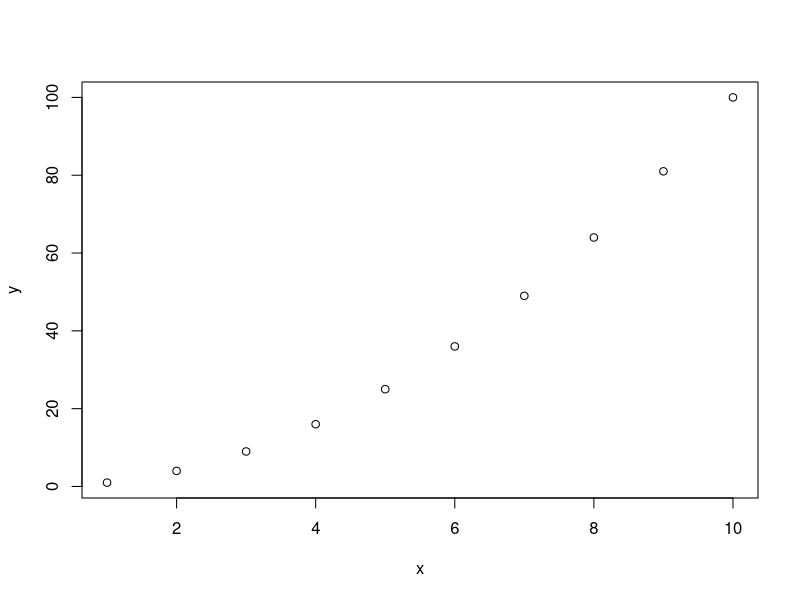
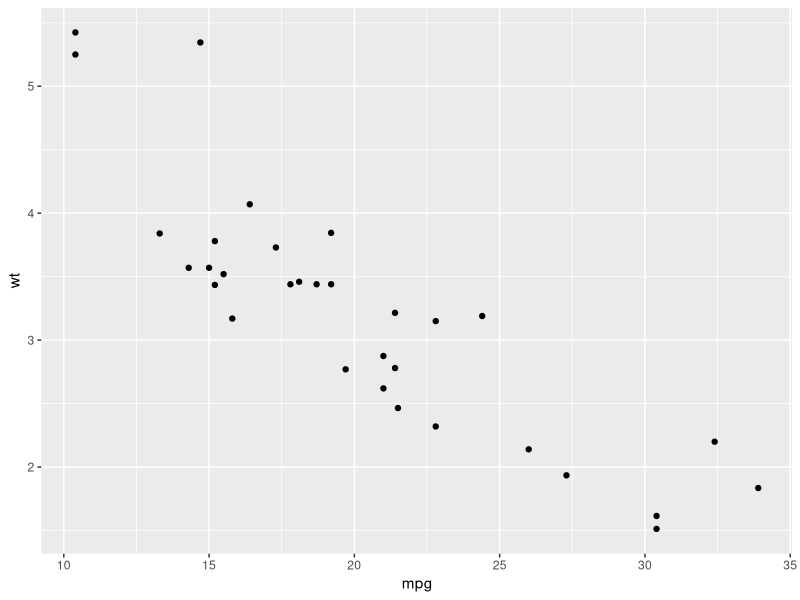
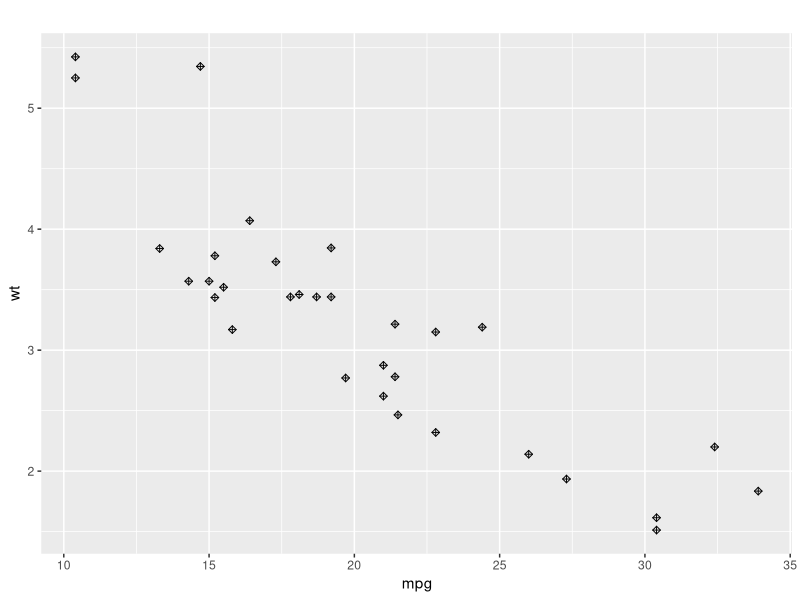
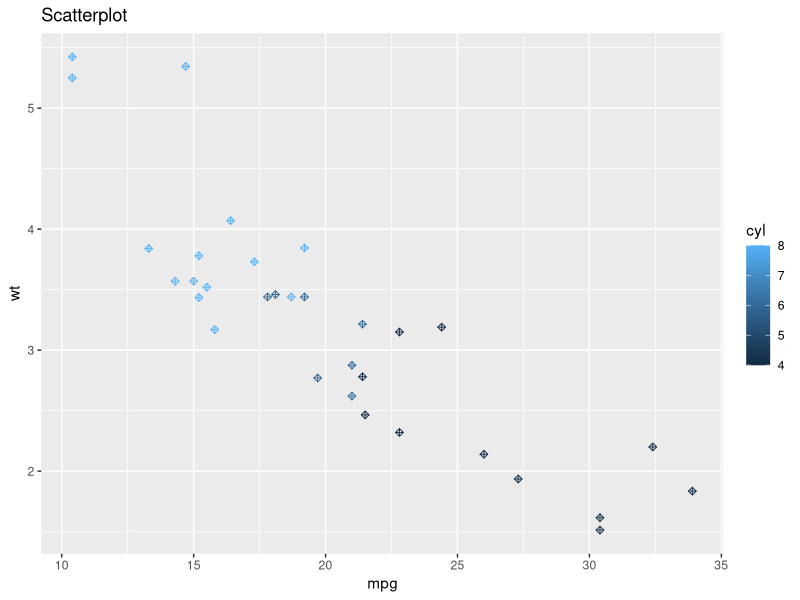

The R script that drew these images, in order:
install.packages("ggplot2")
library(ggplot2)
x<-1:10
y=x*x
plot(x,y)

a=mtcars

qplot(mpg, wt, data=mtcars)

ggplot(mtcars,aes(x=mpg,y=wt))+geom_point(shape=9)+ggtitle("")
ggplot(mtcars,aes(x=mpg,y=wt,color=cyl))+geom_point(shape=9)+ggtitle("Scatterplot")
View(a)